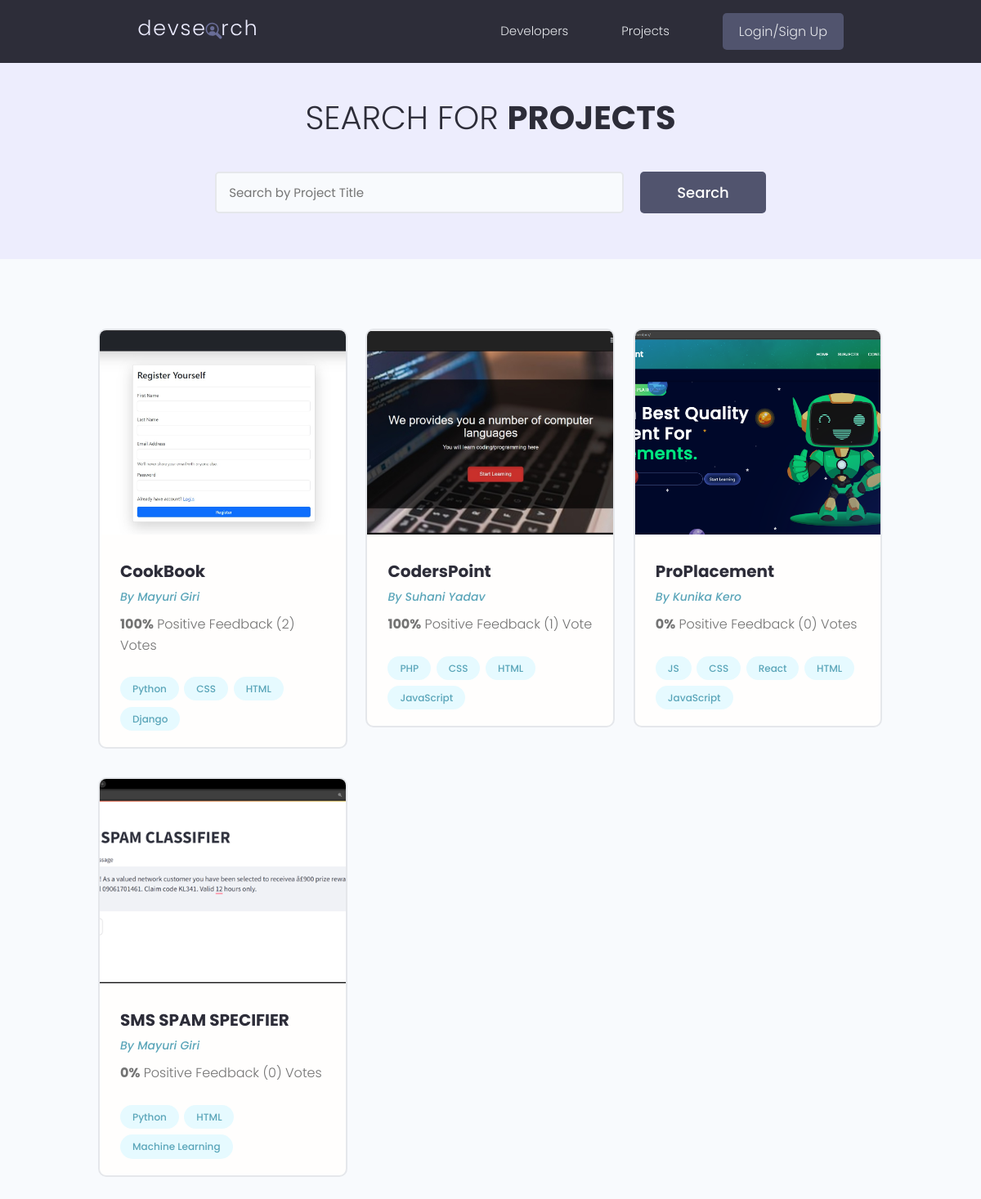
/projects/, run on the app's committed database.
### projects/models.py (models this page shows, shortened)
class Project(models.Model):
    owner = models.ForeignKey(
        Profile, null=True, blank=True, on_delete=models.CASCADE)
    title = models.CharField(max_length=200)
    description = models.TextField(null=True, blank=True)
    featured_image = models.ImageField(null=True, blank=True, default="default.jpg")
    demo_link = models.CharField(max_length=2000, null=True, blank=True)
    source_link = models.CharField(max_length=2000, null=True, blank=True)
    tags = models.ManyToManyField('Tag', blank=True)
    vote_total = models.IntegerField(default=0, null=True, blank=True)
    vote_ratio = models.IntegerField(default=0, null=True, blank=True)
    created = models.DateTimeField(auto_now_add=True)
    id = models.UUIDField(default=uuid.uuid4, unique=True, primary_key=True, editable=False)
    class Meta:
        ordering = ['-vote_ratio', '-vote_total', 'title']
    @property
    def imageURL(self):
        try:
            url = self.featured_image.url
        except:
            url = ''
        return url

class Tag(models.Model):
    name = models.CharField(max_length=200)
    created = models.DateTimeField(auto_now_add=True)
    id = models.UUIDField(default=uuid.uuid4, unique=True,
                          primary_key=True, editable=False)
    def __str__(self):
        return self.name

### users/models.py (models this page shows, shortened)
class Profile(models.Model):
    user = models.OneToOneField(
        User, on_delete=models.CASCADE, null=True, blank=True)
    name = models.CharField(max_length=200, blank=True, null=True)
    email = models.EmailField(max_length=500, blank=True, null=True)
    username = models.CharField(max_length=200, blank=True, null=True)
    location = models.CharField(max_length=200, blank=True, null=True)
    short_intro = models.CharField(max_length=200, blank=True, null=True)
    bio = models.TextField(blank=True, null=True)
    profile_image = models.ImageField(null=True, blank=True, upload_to='profiles/', default="profiles/user-default.png")
    social_github = models.CharField(max_length=200, blank=True, null=True)
    social_twitter = models.CharField(max_length=200, blank=True, null=True)
    social_linkedin = models.CharField(max_length=200, blank=True, null=True)
    social_youtube = models.CharField(max_length=200, blank=True, null=True)
    social_website = models.CharField(max_length=200, blank=True, null=True)
    created = models.DateTimeField(auto_now_add=True)
    id = models.UUIDField(default=uuid.uuid4, unique=True,
                          primary_key=True, editable=False)
    class Meta:
        ordering = ['created']

### projects/views.py (the view)
# urls.py: path('projects/', views.getProjects),
def projects(request):
    projects, search_query = searchProjects(request)
    custom_range, projects = paginateProjects(request, projects, 6)
    context = {'projects': projects,
               'search_query': search_query, 'custom_range': custom_range}
    return render(request, 'projects/projects.html', context)

### projects/utils.py (called while the page is built)
def paginateProjects(request, projects, results):
    page = request.GET.get('page')
    paginator = Paginator(projects, results)
    try:
        projects = paginator.page(page)
    except PageNotAnInteger:
        page = 1
        projects = paginator.page(page)
    except EmptyPage:
        page = paginator.num_pages
        projects = paginator.page(page)
    leftIndex = (int(page) - 4)
    if leftIndex < 1:
        leftIndex = 1
    rightIndex = (int(page) + 5)
    if rightIndex > paginator.num_pages:
        rightIndex = paginator.num_pages + 1
    custom_range = range(leftIndex, rightIndex)
    return custom_range, projects

def searchProjects(request):
    search_query = ''
    if request.GET.get('search_query'):
        search_query = request.GET.get('search_query')
    tags = Tag.objects.filter(name__icontains=search_query)
    projects = Project.objects.distinct().filter(
        Q(title__icontains=search_query) |
        Q(description__icontains=search_query) |
        Q(owner__name__icontains=search_query) |
        Q(tags__in=tags)
    )
    return projects, search_query

### projects/templates/projects/projects.html (shortened to what this page needs)
{% extends 'main.html' %}
{% block content %}
<main class="projects">
    <section class="hero-section text-center">
        <div class="container container--narrow">
            <div class="hero-section__box">
                <h2>Search for <span>Projects</span></h2>
            </div>
            <div class="hero-section__search">
                <form id='searchForm' class="form" action="{% url 'projects' %}" method="get">
                    <div class="form__field">
                        <input class="input input--text" id="formInput#search" type="text" name="search_query"
                            placeholder="Search by Project Title" value="{{search_query}}" />
                    </div>
                    <input class="btn btn--sub btn--lg" type="submit" value="Search" />
                </form>
            </div>
        </div>
    </section>
    <section class="projectsList">
        <div class="container">
            <div class="grid grid--three">
                {% for project in projects %}
                <div class="column">
                    <div class="card project">
                        <a href="{% url 'project' project.id %}" class="project">
                            <img class="project__thumbnail" src="{{project.imageURL}}" alt="project thumbnail" />
                            <div class="card__body">
                                <h3 class="project__title">{{project.title}}</h3>
                                <p><a class="project__author" href="{% url 'user-profile' project.owner.id %}">By
                                        {{project.owner.name}}</a>
                                </p>
                                <p class="project--rating">
                                    <span style="font-weight: bold;">{{project.vote_ratio}}%</span> Positive
                                    Feedback ({{project.vote_total}}) Vote{{project.vote_total|pluralize:"s"}}
                                </p>
                                <div class="project__tags">
                                    {% for tag in project.tags.all %}
                                    <span class="tag tag--pill tag--main">
                                        <small>{{tag}}</small>
                                    </span>
                                    {% endfor %}
                                </div>
                            </div>
                        </a>
                    </div>
                </div>
                {% endfor %}
            </div>
        </div>
    </section>
</main>
{% endblock %}

### templates/main.html (shortened to what this page needs)
<!DOCTYPE html>
{% load static %}
<html>
<head>
    <link rel="stylesheet" href="https://cdn.iconmonstr.com/1.3.0/css/iconmonstr-iconic-font.min.css" />
    <link rel="stylesheet" href="{% static 'uikit/styles/uikit.css' %}" />
    <link rel="stylesheet" href="{% static 'styles/app.css' %}" />
</head>
<body>
    {% include 'navbar.html' %}
    {% block content %}
    {% endblock content %}
</body>
</html>

### templates/navbar.html (shortened to what this page needs)
{% load static %}
<header class="header">
    <div class="container container--narrow">
        <a href="{% url 'profiles' %}" class="header__logo">
            <img src="{% static 'images/logo.svg' %} " alt="DevSearch Logo" />
        </a>
        <nav class="header__nav">
            <ul class="header__menu">
                <li class="header__menuItem"><a href="{% url 'profiles' %}">Developers</a></li>
                <li class="header__menuItem"><a href="{% url 'projects' %}">Projects</a></li>
                {% if request.user.is_authenticated %}
                <li class="header__menuItem"><a href="{% url 'inbox' %}">Inbox</a></li>
                <li class="header__menuItem"><a href="{% url 'account' %}">Account</a></li>
                <a class="header__menuItem" style="color: white;">
                    {{request.user.first_name}}
                    {{request.user.last_name}}
                  </a>
                <li class="header__menuItem"><a href="{% url 'logout' %}" class="btn btn--sub">Logout</a></li>
                {% else %}
                <li class="header__menuItem"><a href="{% url 'login' %}" class="btn btn--sub">Login/Sign Up</a></li>
                {% endif %}
            </ul>
        </nav>
    </div>
</header>

### static/styles/app.css (style rules this page uses)
:root { --color-sub: #2d2d39; }
.btn--sub { background-color: var(--color-sub-light); }
.card { border: 2px solid var(--color-light); }
img { width: 100%; }
.header { position: sticky; z-index: 111; background-color: var(--color-sub); padding: 1.5rem 0; }
.header > .container { display: flex; justify-content: space-between; align-items: center; }
.header__logo > img { height: 3.8rem; }
.header__nav > ul { display: inline-flex; align-items: center; list-style: none; gap: 6.5rem; }
.header__menuItem > a { color: var(--color-light); font-weight: 300; }
.hero-section { height: 40vh; display: flex; align-items: center; background-color: var(--color-sub); }
.hero-section__box { margin-bottom: 4rem; }
.hero-section__box > h2, .hero-section__box > h2 > span { font-size: 4rem; color: var(--color-light); line-height: 1.3; text-transform: uppercase; }
.hero-section__box > h2 { font-weight: 300; }
.hero-section__box > h2 > span { font-weight: 700; }
.hero-section__search > .form { display: flex; align-items: center; justify-content: center; gap: 2rem; }
.hero-section__search > .form input.input--text { width: 50rem; }
.project__author { font-size: 1.4rem; font-style: italic; }
.project--rating { margin-bottom: 1.6em; margin-top: .5em; }
.projects > .hero-section { background: var(--color-sub-lighter); height: 30vh; }
.projects .hero-section__box { margin-bottom: 2.5rem; }
.projects .hero-section__box > h2 { color: var(--color-sub); }
.projects .hero-section__box > h2 > span { font-weight: 700; color: var(--color-sub); }
.projectsList { margin-top: 8rem; }
.project__thumbnail { height: 25rem; object-fit: cover; object-position: top center; }
.project__title { font-size: 2rem; font-weight: 700; color: var(--color-sub); }

### static/uikit/styles/modules/_variables.css (style rules this page uses)
:root { --color-main: #5aa5b9; --color-main-light: #e6faff; --color-sub: #3f4156; --color-sub-light: #51546e; --color-sub-lighter: #ededfd; --color-text: #737373; --color-gray: #8b8b8b; --color-light: #e5e7eb; --color-light-gray: #767676; --color-bg: #f8fafd; --color-white: #fffefd; --color-white-light: #f3f3f3; --color-success: #359e64; --color-success-bg: #def8e8; --color-error: #fc4b0b; --color-error-bg: #fff2ee; --font-base: 'Poppins', arial, helvetica, 'Segoe UI', roboto, ubuntu, sans-serif; --font-monospace: 'Fira Code', 'Courier New', courier, monospace; --font-regular: 300; --font-medium: 500; --font-bold: 700; --generic-shadow: 1px 1px 5px #00000010; --generic-transition: all 0.3s ease-in-out; }

### static/uikit/styles/modules/_base.css (style rules this page uses)
* { margin: 0; padding: 0; box-sizing: border-box; text-rendering: optimizeLegibility; color: inherit; font-size: inherit; }
html { font-size: 50%; }
@media only screen and (min-width: 480px) { html { font-size: 56.25%; } }
@media only screen and (min-width: 1200px) { html { font-size: 62.5%; } }
body { line-height: 1.6; font-weight: 400; font-size: 1.5rem; color: var(--color-text); background-color: var(--color-bg); min-height: 100vh; }

### static/uikit/styles/modules/_typography.css (style rules this page uses)
* { font-family: var(--font-base); }
h2 { font-size: 3.6rem; font-weight: var(--font-bold); }
h3 { font-size: 3.2rem; font-weight: var(--font-medium); }
p, span, strong { font-size: 1.6rem; color: var(--color-text); font-weight: var(--font-regular); }
a { padding-bottom: 2px; text-decoration: none; display: inline-block; color: var(--color-main); font-weight: var(--font-medium); }

### static/uikit/styles/modules/_utilities.css (style rules this page uses)
.container { width: 92%; max-width: 165rem; margin: 0 auto; box-sizing: border-box; }
.container--narrow { width: 92%; max-width: 120rem; }
@media screen and (min-width: 1000px) { .container { width: 90%; } }
@media screen and (min-width: 1000px) { .container--narrow { width: 85%; } }
@media screen and (min-width: 1200px) { .container { width: 80%; } }
@media screen and (min-width: 1200px) { .container--narrow { width: 72%; } }
.text-center { text-align: center; }

### static/uikit/styles/modules/_button.css (style rules this page uses)
.btn { display: inline-block; position: relative; cursor: pointer; background-color: var(--color-light); font-weight: var(--font-medium); color: var(--color-sub); text-decoration: none; padding: 1rem 2rem; border-radius: 0.5rem; border: none; width: -webkit-fit-content; width: -moz-fit-content; width: fit-content; height: -webkit-fit-content; height: -moz-fit-content; height: fit-content; font-size: 1.6rem; outline-width: 0; outline-color: transparent; -webkit-backface-visibility: hidden; backface-visibility: hidden; transition: all 0.3s ease-in-out; }
.btn--sub { background-color: var(--color-sub); color: var(--color-white); }
.btn--lg { font-size: 1.8rem; padding: 1.2rem 4.5rem; }

### data on the page
Project: imageURL (picture), title "CookBook", owner.name "Mayuri Giri", vote_ratio "100", vote_total "2"
Tag: name "Python"
Tag: name "CSS"
Tag: name "HTML"
Tag: name "Django"
Project: imageURL (picture), title "CodersPoint", owner.name "Suhani Yadav", vote_ratio "100", vote_total "1"
Tag: name "PHP"
Tag: name "JavaScript"
Project: imageURL (picture), title "ProPlacement", owner.name "Kunika Kero", vote_ratio "0", vote_total "0"
Tag: name "JS"
Tag: name "React"
Project: imageURL (picture), title "SMS SPAM SPECIFIER", owner.name "Mayuri Giri", vote_ratio "0", vote_total "0"
Tag: name "Machine Learning"
